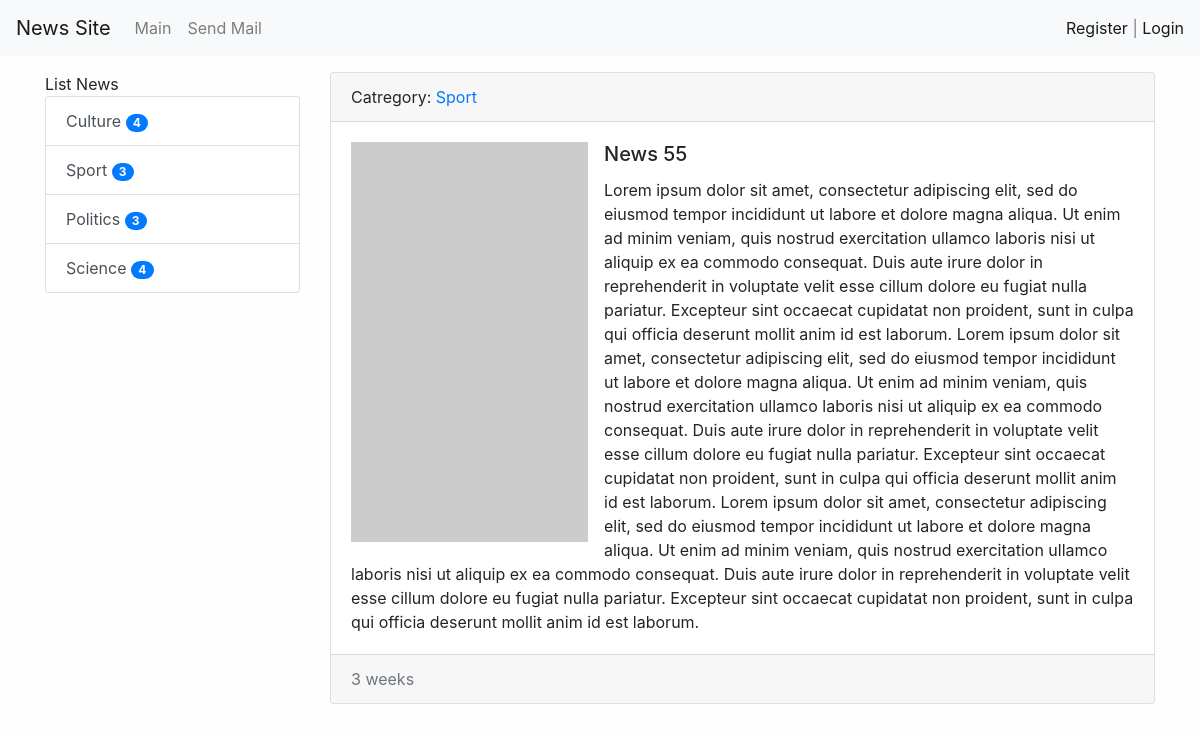
Page /news/14/ on the committed database.
### news/models.py (models this page shows, shortened)
class Category(models.Model):
    title = models.CharField(max_length=150, db_index=True)
    def get_absolute_url(self):
        return reverse('category', kwargs={'category_id': self.pk})
    def __str__(self):
        return self.title
    class Meta:
        ordering = ['title']
        verbose_name: 'Category'
        verbose_name_plural: 'Categorys'

class News(models.Model):
    title = models.CharField(max_length=150, verbose_name='Наименование')
    content = models.TextField(blank=True, verbose_name='Контент')
    created_at = models.DateTimeField(auto_now_add=True)
    update_at = models.DateTimeField(auto_now=True)
    photo = models.ImageField(upload_to='photos/%Y/%m/%d/', blank=True)
    is_published = models.BooleanField(default=True)
    category = models.ForeignKey('Category', on_delete=models.PROTECT, null=True)
    views = models.IntegerField(default=0)
    class Meta:
        ordering = ['-created_at']
        verbose_name: 'New'
        verbose_name_plural: 'News'

### news/views.py (the view)
# urls.py: path('news/<int:pk>/', ViewNews.as_view(), name='view_news'),
class ViewNews(DetailView):
    model = News
    context_object_name = 'news_item'

### news/templatetags/news_tags.py (called while the page is built)
@register.inclusion_tag('news/list_categories.html')
def show_categories(arg1='List ', arg2='world'):
    categories = Category.objects.annotate(cnt=Count('news', filter=F('news__is_published'))).filter(cnt__gt=0)
    return {'categories': categories, 'arg1': arg1, 'arg2': arg2}

### news/templates/news/news_detail.html (shortened to what this page needs)
{% extends 'base.html' %}
{% block sidebar %}
{% include 'inc/_sidebar.html' %}
{% endblock %}
{% block content %}
      <div class="card mb-3">
        <div class="card-header">
          Catregory: <a href="{{ news_item.category.get_absolute_url }}">{{ news_item.category }}</a>
        </div>
        <div class="card-body">
            {% if news_item.photo %}
              <img src="{{ news_item.photo.url }}" alt="" class="float-left mr-3">
            {% else %}
              <img src="https://picsum.photos/id/237/400/400" alt="" class="float-left mr-3">
            {% endif %}
            <div class="media-body">
              <h5 class="card-title">{{ news_item.title }}</h5>
              <p class="card-text">{{ news_item.content }}</p>
            </div>
        </div>
        <div class="card-footer text-muted">
          {{ news_item.created_at|timesince }}
        </div>
      </div>
{% endblock %}

### news/templates/news/list_categories.html
<div class="list-group">
   {{ arg1 }}{{ arg2 }}
   {% for item in categories %}
   <a href="{{ item.get_absolute_url }}" class="list-group-item list-group-item-action">{{ item.title }}  <span class="badge badge-primary badge-pill">{{ item.cnt }}</span></a>
   {% endfor %}
</div>

### mysite/static/css/style.css (style rules this page uses)
body { background-color: #fefefe; }

### rows in the picture
Category: title "Culture", cnt "4"
Category: title "Sport", cnt "3"
Category: title "Politics", cnt "3"
Category: title "Science", cnt "4"
News: category "Sport", title "News 55", content "Lorem ipsum dolor sit amet, consectetur adipiscing elit, sed do eiusmod tempor incididunt ut labore et dolore magna aliqua. Ut enim ad minim veniam, quis nostrud exercitation ullamco laboris nisi ut aliquip ex ea commodo consequat. Duis aute irure dolor in reprehenderit in voluptate velit esse cillum dolore eu fugiat nulla pariatur. Excepteur sint occaecat cupidatat non proident, sunt in culpa qui officia deserunt mollit anim id est laborum. Lorem ipsum dolor sit amet, consectetur adipiscing elit, sed do eiusmod tempor incididunt ut labore et dolore magna aliqua. Ut enim ad minim veniam, quis nostrud exercitation ullamco laboris nisi ut aliquip ex ea commodo consequat. Duis aute irure dolor…", created_at "3 weeks"

### other values in the picture
{{ arg1 }} "List"
{{ arg2 }} "News"
